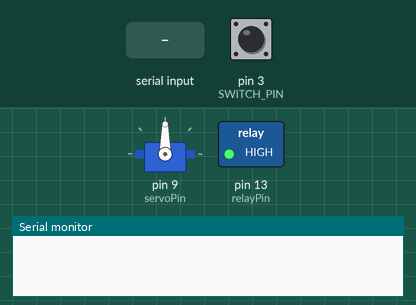
The sketch below on a simulated Arduino Uno, built with avr-gcc and run on an emulated ATmega328P. On the bench: servo, switched loads named in the sketch (green lamp = pin HIGH), the last lines printed to the serial monitor. The inputs (shaded band) are chosen by the test bench; at power-on: pin 3 (SWITCH_PIN) HIGH.

Above: at 1.2 s.
1.3 s: pin 3 (SWITCH_PIN) pulled LOW for 0.15 s
At 2.8 s:
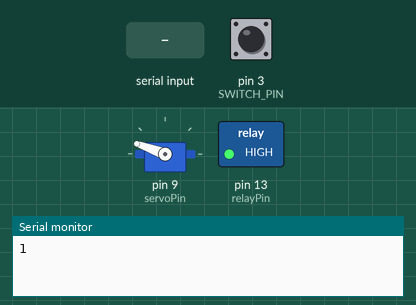
4.4 s: "f" received over Serial
At 5.3 s:
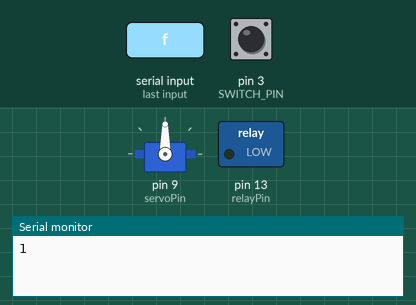
6.5 s: "o" received over Serial
At 8.1 s:
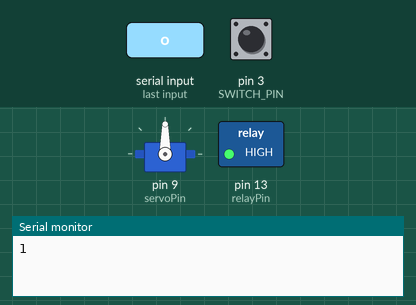
8.5 s: pin 3 (SWITCH_PIN) pulled LOW for 1 s
At 10.4 s:
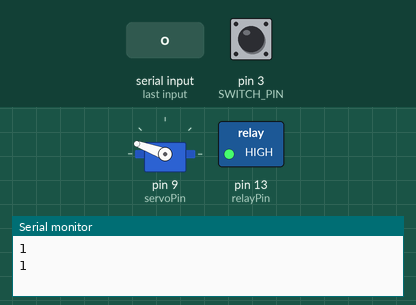
Timing chart, 0 to 12.5 s (numbered marks = the images above; inputs shaded):
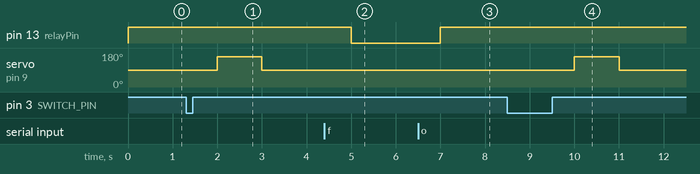

Measured:
- after the input at 1.3 s, servo on pin 9 (servoPin): 90° → 160° after 0.70 s, → 90° 1.0 s later
- after the input at 4.4 s, pin 13 (relayPin): HIGH → LOW after 0.60 s
- after the input at 6.5 s, pin 13 (relayPin): LOW → HIGH after 0.50 s
- after the input at 8.5 s, servo on pin 9 (servoPin): 90° → 160° after 1.5 s, → 90° 1.0 s later

The sketch:

sketch_jan22a.ino
```cpp
#include <Servo.h>
#define SWITCH_PIN 3
const int relayPin = 13;

Servo myservo;  // Créez un objet servo pour contrôler le HS-311

int pos = 0;    // Variable pour stocker la position du servo
int servoPin = 9;   // La broche où votre servo est connecté
volatile bool mIsClicked = false;
volatile bool open = true;


bool a = false;
// Cette fonction est exécutée une fois au démarrage de l'Arduino
void setup() {
  Serial.begin(9600);
   attachInterrupt(digitalPinToInterrupt( SWITCH_PIN ), click, RISING );
 pinMode( SWITCH_PIN, INPUT );
  myservo.attach(servoPin);  // Attachez le servo à la bonne broche sur l'Arduino
  pinMode(relayPin, OUTPUT);
  digitalWrite(relayPin, HIGH);
 // pinMode(buttonPin, INPUT_PULLUP);  // Configurez la broche du bouton comme entrée avec résistance pull-up
}

// Cette fonction boucle indéfiniment après le démarrage
void loop() {
  int donneesALire = Serial.available();
    if(donneesALire > 0) // si le buffer n'est pas vide
    {
      int recv = Serial.read();
      if( recv == 102 ) {
        open = false;
          digitalWrite(relayPin, LOW);
      } else if( recv == 111 ) {
        open = true;
        digitalWrite(relayPin, HIGH);
      }
        // Il y a des données, on les lit et on fait du traitement
    }

  if( mIsClicked ) {
   Serial.println("1");
   mIsClicked = false;
    //myservo.write(160);
    //delay( 2500 );
    //myservo.write(90);
    myservo.write(160);
  }
  else {
    myservo.write(90);  // Dites au servo d'aller à la position 'pos'

  }
  delay(1000);
}

void click() {
  if( open ) {
      mIsClicked = true;
  }

}
```
